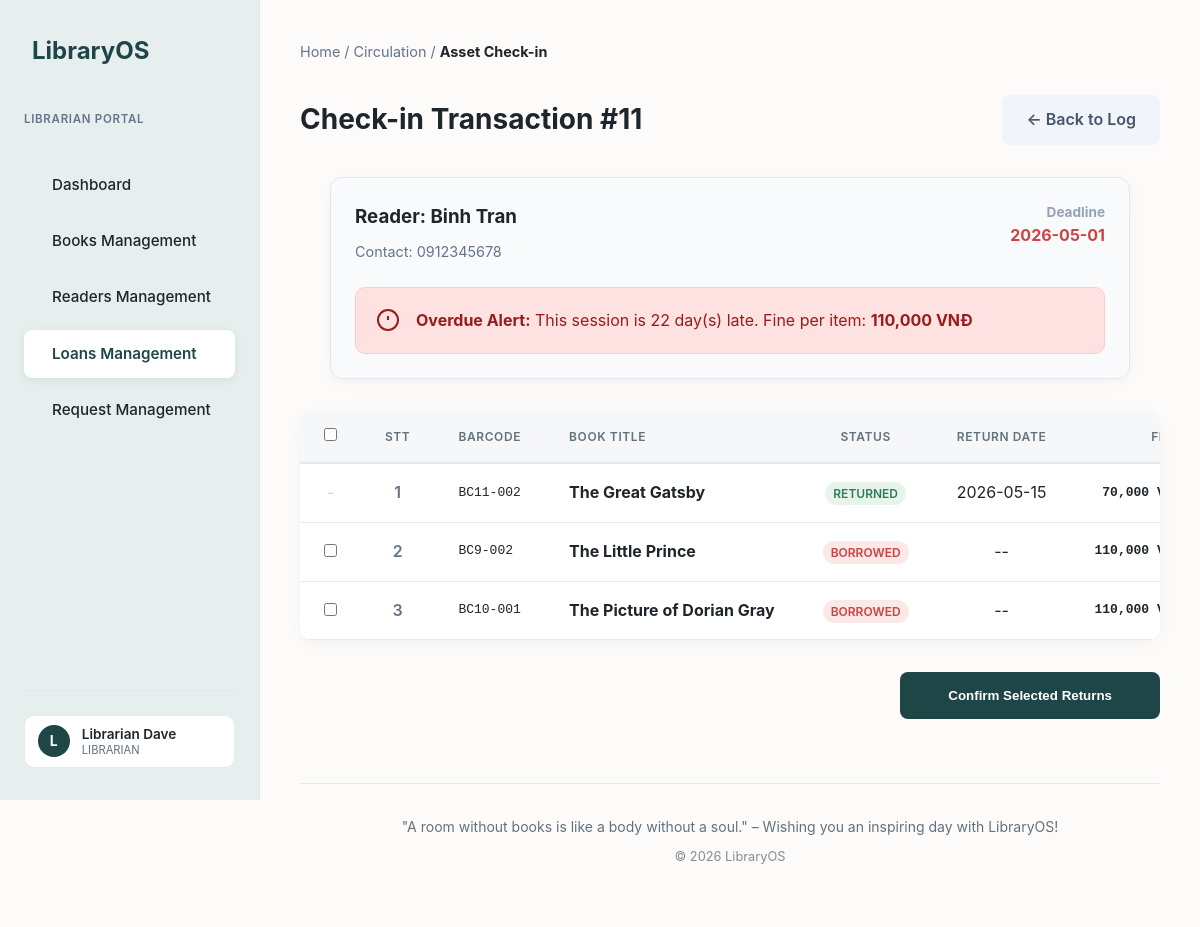
The page /loan/return.php?loan_id=11 (signed in) on the database its author committed.
### tables this page shows
CREATE TABLE loans (
    id          INT AUTO_INCREMENT PRIMARY KEY,
    reader_id   INT,
    borrow_date DATE DEFAULT (CURRENT_DATE),
    due_date    DATE NOT NULL,
    status      ENUM('pending', 'ongoing', 'partial', 'closed', 'rejected') DEFAULT 'pending',
    created_at  TIMESTAMP DEFAULT CURRENT_TIMESTAMP,
    FOREIGN KEY (reader_id) REFERENCES readers(id)
);

CREATE TABLE readers (
    id         INT AUTO_INCREMENT PRIMARY KEY,
    name       VARCHAR(150) NOT NULL,
    phone      VARCHAR(20)  UNIQUE,
    email      VARCHAR(100) UNIQUE,
    address    TEXT,
    dob        DATE,
    gender     ENUM('male', 'female', 'other') DEFAULT 'male',
    status     ENUM('active', 'inactive') DEFAULT 'active',
    account_id INT NULL DEFAULT NULL UNIQUE,
    created_at TIMESTAMP DEFAULT CURRENT_TIMESTAMP,
    FOREIGN KEY (account_id) REFERENCES accounts(id) ON DELETE SET NULL ON UPDATE CASCADE
);

CREATE TABLE settings (
    setting_key   VARCHAR(50)  PRIMARY KEY,
    setting_value VARCHAR(255) NOT NULL,
    description   TEXT
);

CREATE TABLE loan_details (
    id           INT AUTO_INCREMENT PRIMARY KEY,
    loan_id      INT,
    book_copy_id INT,
    return_date  DATE NULL,
    fine_amount  DECIMAL(10,2) DEFAULT 0,
    status       ENUM('pending', 'borrowed', 'returned', 'rejected') DEFAULT 'pending',
    FOREIGN KEY (loan_id)      REFERENCES loans(id)       ON DELETE CASCADE,
    FOREIGN KEY (book_copy_id) REFERENCES book_copies(id)
);

CREATE TABLE book_copies (
    id      INT AUTO_INCREMENT PRIMARY KEY,
    book_id INT,
    barcode VARCHAR(50) UNIQUE NOT NULL,
    status  ENUM('available', 'borrowed', 'reserved') DEFAULT 'available',
    FOREIGN KEY (book_id) REFERENCES books(id) ON DELETE CASCADE
);

CREATE TABLE books (
    id           INT AUTO_INCREMENT PRIMARY KEY,
    title        VARCHAR(255) NOT NULL,
    publisher_id INT,
    pub_year     INT,
    description  TEXT,
    cover_image  VARCHAR(255) DEFAULT NULL,
    FOREIGN KEY (publisher_id) REFERENCES publishers(id)
);

### loan/return.php (called while the page is built, shortened)
<?php
require_once '../env/config.php';
require_once '../system/sys_rules.php';
include '../inc/header.php';
$loan_id = isset($_GET['loan_id']) ? (int)$_GET['loan_id'] : 0;
$fine_rate = (int)get_setting('fine_per_day', 5000);
$current_date = date('Y-m-d');
$loan_query = "SELECT l.*, r.name as reader_name, r.phone FROM loans l JOIN readers r ON l.reader_id = r.id WHERE l.id = $loan_id";
$loan_res = mysqli_query($db_connect, $loan_query);
$loan_info = mysqli_fetch_assoc($loan_res);
$days_late_count = 0;
if ($current_date > $loan_info['due_date']) {
    $days_late_count = (strtotime($current_date) - strtotime($loan_info['due_date'])) / (60 * 60 * 24);
}
$calculated_fine = $days_late_count * $fine_rate;
$items_query = "SELECT d.*, bc.barcode, b.title FROM loan_details d JOIN book_copies bc ON d.book_copy_id = bc.id JOIN books b ON bc.book_id = b.id WHERE d.loan_id = $loan_id";
$items_recordset = mysqli_query($db_connect, $items_query);
include 'views/return_editor.php';
include '../inc/footer.php';

### system/sys_rules.php (called while the page is built, shortened)
<?php
function get_setting($key, $default = '') {
    global $db_connect;
    $safe_key = mysqli_real_escape_string($db_connect, $key);
    $query = mysqli_query($db_connect, "SELECT setting_value FROM settings WHERE setting_key = '$safe_key'");
    if ($row = mysqli_fetch_assoc($query)) return $row['setting_value'];
    return $default;
}

### loan/views/return_editor.php (the view, shortened to what this page needs)
<div class="breadcrumb" style="margin-bottom: 2rem; color: #64748b; font-size: 0.9rem;">
    Home / Circulation / <strong style="color: var(--text-color);">Asset Check-in</strong>
</div>
<div style="max-width: 1000px; margin: 0 auto;">
    <div style="display: flex; justify-content: space-between; align-items: center; margin-bottom: 2rem;">
        <h1 style="font-size: 1.75rem;">Check-in Transaction #<?php echo $loan_info['id']; ?></h1>
        <a href="loans.php" class="btn" style="background: #f1f5f9; color: #475569;">&larr; Back to Log</a>
    </div>
    <?php
    $has_active_items = false;
    mysqli_data_seek($items_recordset, 0);
    while ($chk = mysqli_fetch_assoc($items_recordset)) {
        if ($chk['status'] == 'borrowed') { $has_active_items = true; break; }
    }
    ?>
    <div class="form-card" style="margin-bottom: 2rem; background: #f8fafc; border: 1px solid #e2e8f0; padding: 1.5rem; border-radius: 12px;">
        <div style="display: flex; justify-content: space-between; align-items: flex-start;">
            <div>
                <h3 style="margin-bottom: 0.5rem;">Reader: <?php echo htmlspecialchars($loan_info['reader_name']); ?></h3>
                <p style="color: #64748b; font-size: 0.9rem;">Contact: <?php echo htmlspecialchars($loan_info['phone']); ?></p>
            </div>
            <div style="text-align: right;">
                <p style="font-size: 0.85rem; color: #94a3b8; font-weight: 700;">Deadline</p>
                <p style="font-weight: 700; color: <?php echo ($days_late_count > 0 && $has_active_items) ? 'var(--danger)' : 'inherit'; ?>;">
                    <?php echo $loan_info['due_date']; ?>
                </p>
            </div>
        </div>
        <?php if ($days_late_count > 0 && $has_active_items): ?>
            <div style="padding: 1.25rem; background: #fee2e2; color: #991b1b; border-radius: 10px; margin-top: 1.5rem; border: 1px solid #fecaca; display: flex; align-items: center; gap: 1rem;">
                <svg viewBox="0 0 24 24" width="24" height="24" stroke="currentColor" stroke-width="2" fill="none"><circle cx="12" cy="12" r="10"></circle><line x1="12" y1="8" x2="12" y2="12"></line><line x1="12" y1="16" x2="12.01" y2="16"></line></svg>
                <div>
                    <strong>Overdue Alert:</strong> This session is <?php echo $days_late_count; ?> day(s) late.
                    Fine per item: <strong><?php echo number_format($calculated_fine); ?> VNĐ</strong>
                </div>
            </div>
        <?php endif; ?>
    </div>
    <form action="" method="POST">
        <div class="table-container">
            <table class="datatable">
                <thead>
                    <tr>
                        <th width="40"><input type="checkbox" id="selectAllItems"></th>
                        <th width="40" style="text-align: center;">STT</th>
                        <th>Barcode</th>
                        <th style="text-align: left;">Book Title</th>
                        <th>Status</th>
                        <th>Return Date</th>
                        <th style="text-align: right;">Fine</th>
                    </tr>
                </thead>
                <tbody>
                    <?php
                    $has_active_items = false;
                    mysqli_data_seek($items_recordset, 0);
                    while ($row = mysqli_fetch_assoc($items_recordset)):
                    ?>
                        <tr>
                            <td align="center">
                                <?php if ($row['status'] == 'borrowed'): $has_active_items = true; ?>
                                    <input type="checkbox" name="return_details[]" class="item-checkbox" value="<?php echo $row['id']; ?>">
                                <?php else: ?>
                                    <span style="color: #cbd5e1;">-</span>
                                <?php endif; ?>
                            </td>
                            <?php static $stt = 1; ?>
                            <td align="center" style="font-weight: 600; color: #64748b;">
                                <?php echo $stt++; ?>
                            </td>
                            <td style="font-family: monospace;"><?php echo htmlspecialchars($row['barcode']); ?></td>
                            <td><strong><?php echo htmlspecialchars($row['title']); ?></strong></td>
                            <td align="center">
                                <span class="badge badge-<?php echo $row['status'] == 'returned' ? 'returned' : ($days_late_count > 0 ? 'overdue' : 'borrowing'); ?>">
                                    <?php echo strtoupper($row['status']); ?>
                                </span>
                            </td>
                            <td align="center"><?php echo $row['return_date'] ?: '--'; ?></td>
                            <td align="right" style="font-weight: 700; font-family: monospace;">
                                <?php echo number_format($row['status'] == 'returned' ? $row['fine_amount'] : ($row['status'] == 'borrowed' ? $calculated_fine : 0)); ?> VNĐ
                            </td>
                        </tr>
                    <?php endwhile; ?>
                </tbody>
            </table>
        </div>
        <?php if ($has_active_items): ?>
            <div style="margin-top: 2rem; text-align: right;">
                <button type="submit" class="btn btn-primary" style="padding: 1rem 3rem; font-weight: 700;">Confirm Selected Returns</button>
            </div>
        <?php endif; ?>
    </form>
</div>

### css/style.css (style rules this page uses)
:root { --primary-color: #1e4646; --primary-light: #e6eeee; --bg-color: #fcfbfa; --text-color: #1e252b; --text-muted: #62727d; --card-bg: #ffffff; --border-color: #e6e8eb; --danger: #cb4343; --success: #2e7d5a; }
* { margin: 0; padding: 0; box-sizing: border-box; }
body { font-family: 'Inter', system-ui, -apple-system, sans-serif; background-color: var(--bg-color); color: var(--text-color); line-height: 1.6; -webkit-font-smoothing: antialiased; }
.form-card { background: var(--card-bg); padding: 2.5rem; border-radius: 12px; box-shadow: 0 4px 20px -2px rgba(30, 37, 43, 0.04), 0 2px 6px -1px rgba(30, 37, 43, 0.02); max-width: 800px; margin: 0 auto; }
input, select, textarea { width: 100%; padding: 0.75rem; border: 1px solid var(--border-color); border-radius: 8px; font-size: 1rem; color: var(--text-color); transition: border-color 0.3s, box-shadow 0.3s; }
.btn { display: inline-block; padding: 0.75rem 1.5rem; border-radius: 8px; font-weight: 600; text-decoration: none; cursor: pointer; border: none; transition: opacity 0.3s, transform 0.1s; }
.btn-primary { background-color: var(--primary-color); color: white; }
.table-container { background: var(--card-bg); border-radius: 12px; overflow-x: auto; overflow-y: hidden; box-shadow: 0 4px 20px -2px rgba(30, 37, 43, 0.04), 0 2px 6px -1px rgba(30, 37, 43, 0.02); }
table { width: 100%; border-collapse: collapse; }
th { background-color: #f5f7f8; color: var(--text-muted); text-align: center; padding: 1rem; font-weight: 600; position: sticky; top: 0; z-index: 10; }
td { padding: 1rem; border-bottom: 1px solid var(--border-color); background-color: var(--card-bg); color: var(--text-color); }
.datatable, .datatable * { transition: none !important; transform: none !important; }
.badge { padding: 0.25rem 0.5rem; border-radius: 9999px; font-size: 0.75rem; font-weight: 600; }
.badge-returned { background: #e6f4ea; color: var(--success); }
.badge-overdue { background: #fce8e6; color: var(--danger); }
.datatable { width: 100%; border-collapse: separate; border-spacing: 0; }
.datatable th { background: #f5f7f8; color: var(--text-muted); font-weight: 600; text-transform: uppercase; font-size: 0.75rem; letter-spacing: 0.05em; padding: 1rem 1.5rem; border-bottom: 2px solid var(--border-color); white-space: nowrap; }
.datatable td { padding: 1rem 1.5rem; border-bottom: 1px solid var(--border-color); vertical-align: middle; white-space: nowrap; }
.datatable tbody tr { transition: background-color 0.2s ease; }
body { display: flex; min-height: 100vh; }
:root { --shopee-orange: #ee4d2d; }

### rows shown on the page
loans: id "11", reader.name "Binh Tran", reader.phone "0912345678", due_date "2026-05-01", due_date "22", due_date.setting_value "110,000"
loan_details: book_copy.barcode "BC11-002", books.title "The Great Gatsby", status "RETURNED", return_date "2026-05-15", status+fine_amount "70,000"
loan_details: book_copy.barcode "BC9-002", books.title "The Little Prince", status "BORROWED", return_date "--", status.setting_value "110,000"
loan_details: book_copy.barcode "BC10-001", books.title "The Picture of Dorian Gray", status "BORROWED", return_date "--", status.setting_value "110,000"

### other values the page prints
substr($_SESSION['full_name'], 0, 1) "L"
$_SESSION['full_name'] "Librarian Dave"
$_SESSION['role_name'] "LIBRARIAN"
